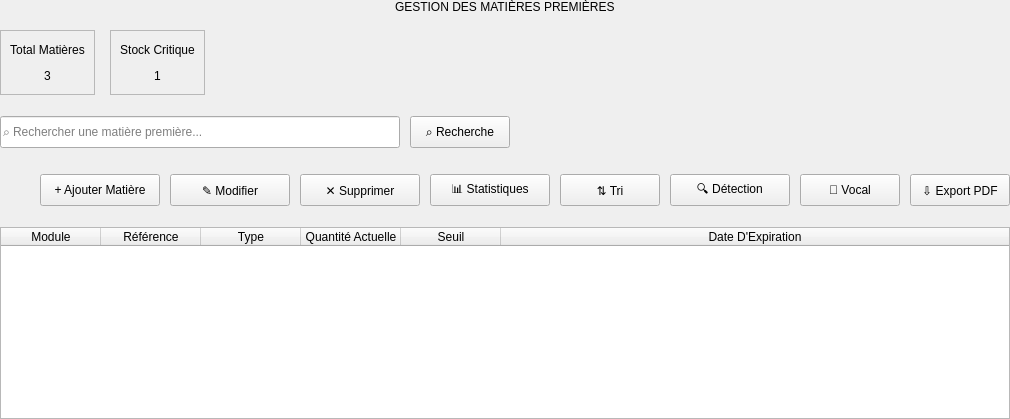
            <widget class="QWidget" name="rawMaterialsPage">
             <layout class="QVBoxLayout" name="verticalLayout_9">
              <property name="spacing">
               <number>16</number>
              </property>
              <property name="leftMargin">
               <number>0</number>
              </property>
              <property name="topMargin">
               <number>0</number>
              </property>
              <property name="rightMargin">
               <number>0</number>
              </property>
              <property name="bottomMargin">
               <number>0</number>
              </property>
              <item alignment="Qt::AlignmentFlag::AlignHCenter">
               <widget class="QLabel" name="matiereTitle">
                <property name="text">
                 <string>GESTION DES MATIÈRES PREMIÈRES</string>
                </property>
               </widget>
              </item>
              <item>
               <widget class="QWidget" name="statsContainerMatiere" native="true">
                <property name="minimumSize">
                 <size>
                  <width>0</width>
                  <height>65</height>
                 </size>
                </property>
                <property name="maximumSize">
                 <size>
                  <width>16777215</width>
                  <height>65</height>
                 </size>
                </property>
                <layout class="QHBoxLayout" name="horizontalLayout_8">
                 <property name="spacing">
                  <number>15</number>
                 </property>
                 <property name="leftMargin">
                  <number>0</number>
                 </property>
                 <property name="topMargin">
                  <number>0</number>
                 </property>
                 <property name="rightMargin">
                  <number>0</number>
                 </property>
                 <property name="bottomMargin">
                  <number>0</number>
                 </property>
                 <item>
                  <widget class="QFrame" name="statsCardMatiere1">
                   <property name="frameShape">
                    <enum>QFrame::Shape::StyledPanel</enum>
                   </property>
                   <layout class="QVBoxLayout" name="verticalLayout_10">
                    <item>
                     <widget class="QLabel" name="statsLabelMatiere1">
                      <property name="text">
                       <string>Total Matières</string>
                      </property>
                      <property name="alignment">
                       <set>Qt::AlignmentFlag::AlignCenter</set>
                      </property>
                     </widget>
                    </item>
                    <item>
                     <widget class="QLabel" name="statsValueMatiere1">
                      <property name="text">
                       <string>3</string>
                      </property>
                      <property name="alignment">
                       <set>Qt::AlignmentFlag::AlignCenter</set>
                      </property>
                     </widget>
                    </item>
                   </layout>
                  </widget>
                 </item>
                 <item>
                  <widget class="QFrame" name="statsCardMatiere2">
                   <property name="frameShape">
                    <enum>QFrame::Shape::StyledPanel</enum>
                   </property>
                   <layout class="QVBoxLayout" name="verticalLayout_11">
                    <item>
                     <widget class="QLabel" name="statsLabelMatiere2">
                      <property name="text">
                       <string>Stock Critique</string>
                      </property>
                      <property name="alignment">
                       <set>Qt::AlignmentFlag::AlignCenter</set>
                      </property>
                     </widget>
                    </item>
                    <item>
                     <widget class="QLabel" name="statsValueMatiere2">
                      <property name="text">
                       <string>1</string>
                      </property>
                      <property name="alignment">
                       <set>Qt::AlignmentFlag::AlignCenter</set>
                      </property>
                     </widget>
                    </item>
                   </layout>
                  </widget>
                 </item>

                 <item>
                  <spacer name="horizontalSpacer_6">
                   <property name="orientation">
                    <enum>Qt::Orientation::Horizontal</enum>
                   </property>
                   <property name="sizeHint" stdset="0">
                    <size>
                     <width>40</width>
                     <height>20</height>
                    </size>
                   </property>
                  </spacer>
                 </item>
                </layout>
               </widget>
              </item>
              <item>
               <widget class="QWidget" name="searchWidget" native="true">
                <property name="minimumSize">
                 <size>
                  <width>0</width>
                  <height>42</height>
                 </size>
                </property>
                <layout class="QHBoxLayout" name="searchLayout">
                 <property name="spacing">
                  <number>10</number>
                 </property>
                 <property name="leftMargin">
                  <number>0</number>
                 </property>
                 <property name="topMargin">
                  <number>0</number>
                 </property>
                 <property name="rightMargin">
                  <number>0</number>
                 </property>
                 <property name="bottomMargin">
                  <number>0</number>
                 </property>
                 <item>
                  <widget class="QLineEdit" name="searchBoxMatiere">
                   <property name="minimumSize">
                    <size>
                     <width>400</width>
                     <height>32</height>
                    </size>
                   </property>
                   <property name="maximumSize">
                    <size>
                     <width>400</width>
                     <height>32</height>
                    </size>
                   </property>
                   <property name="placeholderText">
                    <string>⌕ Rechercher une matière première...</string>
                   </property>
                  </widget>
                 </item>
                 <item>
                  <widget class="QPushButton" name="btnRecherche">
                   <property name="minimumSize">
                    <size>
                     <width>100</width>
                     <height>32</height>
                    </size>
                   </property>
                   <property name="text">
                    <string>⌕ Recherche</string>
                   </property>
                  </widget>
                 </item>
                 <item>
                  <spacer name="searchSpacer">
                   <property name="orientation">
                    <enum>Qt::Orientation::Horizontal</enum>
                   </property>
                   <property name="sizeHint" stdset="0">
                    <size>
                     <width>40</width>
                     <height>20</height>
                    </size>
                   </property>
                  </spacer>
                 </item>
                </layout>
               </widget>
              </item>
              <item>
               <widget class="QWidget" name="matiereButtonsWidget" native="true">
                <property name="minimumSize">
                 <size>
                  <width>0</width>
                  <height>42</height>
                 </size>
                </property>
                <property name="maximumSize">
                 <size>
                  <width>16777215</width>
                  <height>42</height>
                 </size>
                </property>
                <layout class="QHBoxLayout" name="horizontalLayout_7">
                 <property name="spacing">
                  <number>10</number>
                 </property>
                 <property name="leftMargin">
                  <number>0</number>
                 </property>
                 <property name="topMargin">
                  <number>0</number>
                 </property>
                 <property name="rightMargin">
                  <number>0</number>
                 </property>
                 <property name="bottomMargin">
                  <number>0</number>
                 </property>
                 <item>
                  <spacer name="horizontalSpacer_5">
                   <property name="orientation">
                    <enum>Qt::Orientation::Horizontal</enum>
                   </property>
                   <property name="sizeHint" stdset="0">
                    <size>
                     <width>40</width>
                     <height>20</height>
                    </size>
                   </property>
                  </spacer>
                 </item>
                 <item>
                  <widget class="QPushButton" name="btnAddMatiere">
                   <property name="minimumSize">
                    <size>
                     <width>120</width>
                     <height>32</height>
                    </size>
                   </property>
                   <property name="text">
                    <string>+ Ajouter Matière</string>
                   </property>
                  </widget>
                 </item>
                 <item>
                  <widget class="QPushButton" name="btnEditMatiere">
                   <property name="minimumSize">
                    <size>
                     <width>120</width>
                     <height>32</height>
                    </size>
                   </property>
                   <property name="text">
                    <string>✎ Modifier</string>
                   </property>
                  </widget>
                 </item>
                 <item>
                  <widget class="QPushButton" name="btnDeleteMatiere">
                   <property name="minimumSize">
                    <size>
                     <width>120</width>
                     <height>32</height>
                    </size>
                   </property>
                   <property name="text">
                    <string>✕ Supprimer</string>
                   </property>
                  </widget>
                 </item>
                 <item>
                  <widget class="QPushButton" name="btnStatistiques">
                   <property name="minimumSize">
                    <size>
                     <width>120</width>
                     <height>32</height>
                    </size>
                   </property>
                   <property name="text">
                    <string>📊 Statistiques</string>
                   </property>
                  </widget>
                 </item>
                 <item>
                  <widget class="QPushButton" name="btnTri">
                   <property name="minimumSize">
                    <size>
                     <width>100</width>
                     <height>32</height>
                    </size>
                   </property>
                   <property name="text">
                    <string>⇅ Tri</string>
                   </property>
                  </widget>
                 </item>
                 <item>
                  <widget class="QPushButton" name="btnDetection">
                   <property name="minimumSize">
                    <size>
                     <width>120</width>
                     <height>32</height>
                    </size>
                   </property>
                   <property name="text">
                    <string>🔍 Détection</string>
                   </property>
                  </widget>
                 </item>
                 <item>
                  <widget class="QPushButton" name="btnVoice">
                   <property name="minimumSize">
                    <size>
                     <width>100</width>
                     <height>32</height>
                    </size>
                   </property>
                   <property name="text">
                    <string>🎤 Vocal</string>
                   </property>
                  </widget>
                 </item>
                 <item>
                  <widget class="QPushButton" name="btnExportMatiere">
                   <property name="minimumSize">
                    <size>
                     <width>100</width>
                     <height>32</height>
                    </size>
                   </property>
                   <property name="text">
                    <string>⇩ Export PDF</string>
                   </property>
                  </widget>
                 </item>
                </layout>
               </widget>
              </item>
              <item>
               <widget class="QTableWidget" name="matiereTable">
                <property name="enabled">
                 <bool>true</bool>
                </property>
                <property name="editTriggers">
                 <set>QAbstractItemView::EditTrigger::NoEditTriggers</set>
                </property>
                <property name="alternatingRowColors">
                 <bool>true</bool>
                </property>
                <property name="selectionBehavior">
                 <enum>QAbstractItemView::SelectionBehavior::SelectRows</enum>
                </property>
                <property name="showGrid">
                 <bool>true</bool>
                </property>
                <property name="sortingEnabled">
                 <bool>true</bool>
                </property>
                <attribute name="horizontalHeaderStretchLastSection">
                 <bool>true</bool>
                </attribute>
                <column>
                 <property name="text">
                  <string>Module</string>
                 </property>
                </column>
                <column>
                 <property name="text">
                  <string>Référence</string>
                 </property>
                </column>
                <column>
                 <property name="text">
                  <string>Type</string>
                 </property>
                </column>
                <column>
                 <property name="text">
                  <string>Quantité Actuelle</string>
                 </property>
                </column>
                <column>
                 <property name="text">
                  <string>Seuil</string>
                 </property>
                </column>
                <column>
                 <property name="text">
                  <string>Date D'Expiration</string>
                 </property>
                </column>
               </widget>
              </item>

             </layout>
            </widget>
